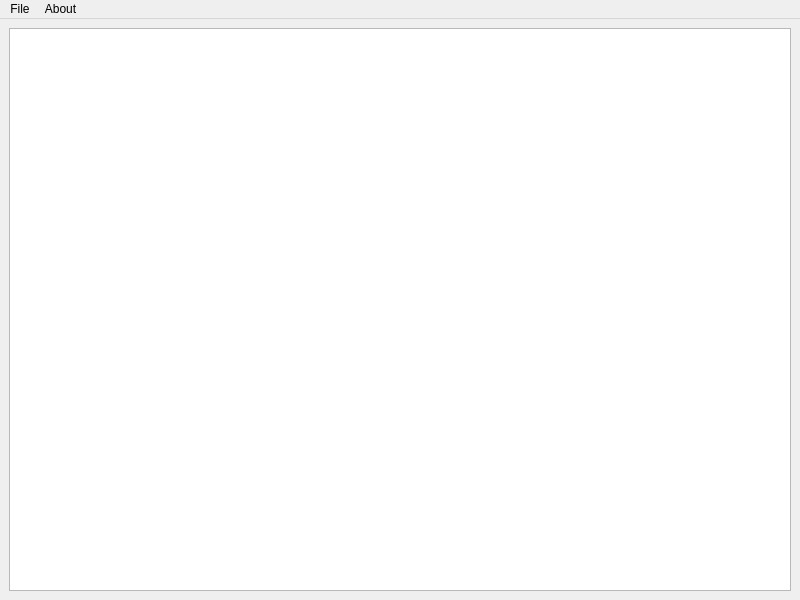
<?xml version="1.0" encoding="UTF-8"?>
<ui version="4.0">
 <class>MainWindow</class>
 <widget class="QMainWindow" name="MainWindow">
  <property name="geometry">
   <rect>
    <x>0</x>
    <y>0</y>
    <width>800</width>
    <height>600</height>
   </rect>
  </property>
  <property name="windowTitle">
   <string>MainWindow</string>
  </property>
  <widget class="QWidget" name="centralwidget">
   <layout class="QGridLayout" name="gridLayout">
    <item row="0" column="0">
     <widget class="QPlainTextEdit" name="plainTextEdit"/>
    </item>
   </layout>
  </widget>
  <widget class="QMenuBar" name="menubar">
   <property name="geometry">
    <rect>
     <x>0</x>
     <y>0</y>
     <width>800</width>
     <height>29</height>
    </rect>
   </property>
   <widget class="QMenu" name="menuFile">
    <property name="title">
     <string>File</string>
    </property>
    <addaction name="actionLoad_File"/>
    <addaction name="actionSave_file"/>
    <addaction name="separator"/>
    <addaction name="actionQuit"/>
   </widget>
   <widget class="QMenu" name="menuAbout">
    <property name="title">
     <string>About</string>
    </property>
   </widget>
   <addaction name="menuFile"/>
   <addaction name="menuAbout"/>
  </widget>
  <action name="actionLoad_File">
   <property name="text">
    <string>Load File</string>
   </property>
   <property name="shortcut">
    <string>Ctrl+L</string>
   </property>
  </action>
  <action name="actionSave_file">
   <property name="text">
    <string>Save File</string>
   </property>
   <property name="shortcut">
    <string>Ctrl+S</string>
   </property>
  </action>
  <action name="actionQuit">
   <property name="text">
    <string>Quit</string>
   </property>
   <property name="shortcut">
    <string>Ctrl+Q</string>
   </property>
  </action>
 </widget>
 <resources/>
 <connections/>
</ui>
